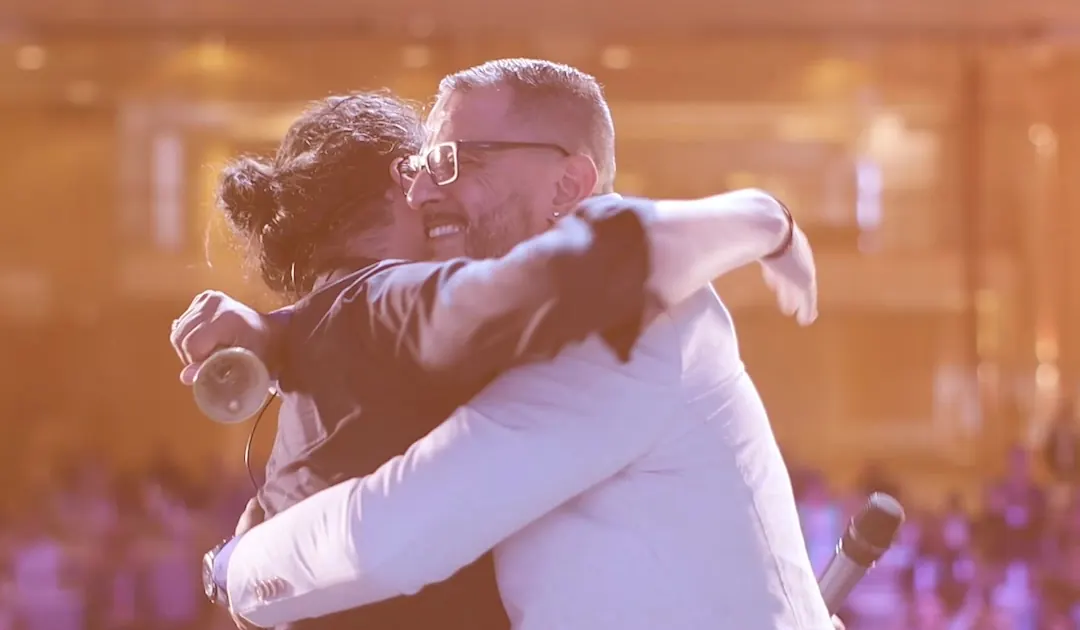
#> input picture the-new-ads-site/silvio-pacheco/img/abraco.webp, 1080 x 630 px
$ python arte02.py ../../../the-new-ads-site/silvio-pacheco/img/abraco.webp ../../../the-new-ads-site/silvio-pacheco/img/fundo-salao.webp out.png ../../../the-new-ads-site/silvio-pacheco/img/fundo-salao.webp
#> lines starting #> are read from the running program, lines starting #| are printed output that depends on the picture; after the words box and inside, x2 and y2 are one past the last pixel; in counts of white or black regions, pixels touching at a corner belong together
import sys, cv2, numpy as np
sys.path.insert(0, sys.argv[4]); from compor import *
from scipy.ndimage import median_filter, uniform_filter1d
orig = cv2.imread(sys.argv[1]).astype(np.float32); F = sys.argv[2]
h, w = orig.shape[:2]
#> h = 630; w = 1080

def tapar_buracos_pequenos(m, limite=400):
    inv = (1 - m).astype(np.uint8)
    n, lab, st, _ = cv2.connectedComponentsWithStats(inv, connectivity=4)
    out = m.copy()
    for i in range(1, n):
        if st[i, cv2.CC_STAT_AREA] < limite: out[lab == i] = 1
    return out
hsv = cv2.cvtColor(orig.astype(np.uint8), cv2.COLOR_BGR2HSV)
#> hsv: shape (630, 1080, 3); mean H, S, V 59.5, 111.6, 182.5
H, Sa, V = hsv[:,:,0].astype(int), hsv[:,:,1].astype(int), hsv[:,:,2].astype(int)
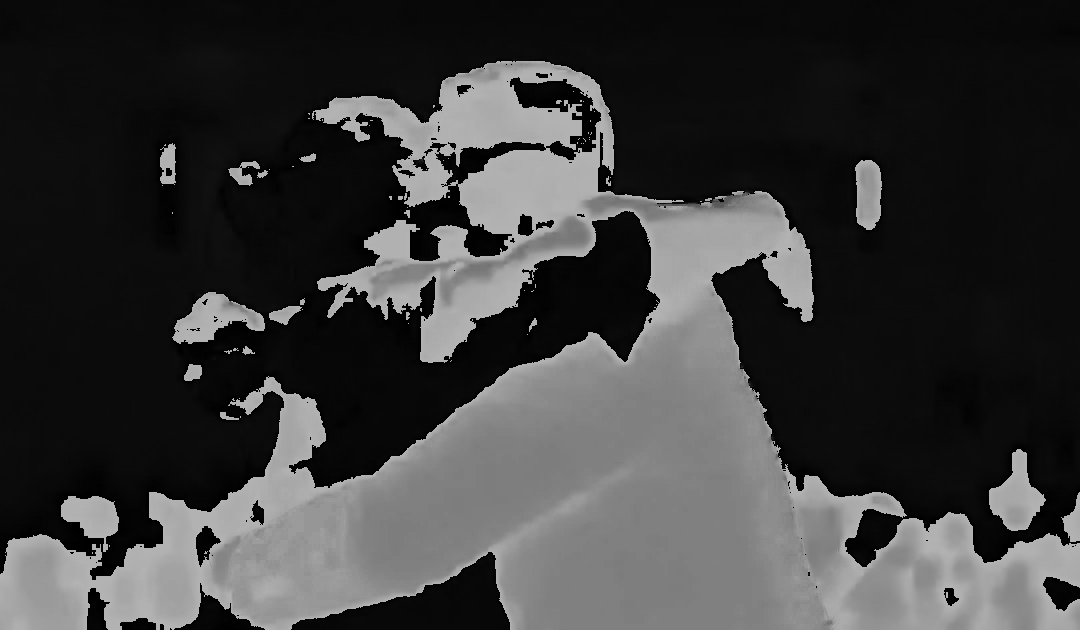
#> H: shape (630, 1080) int64; min 0, max 179, mean 59.5
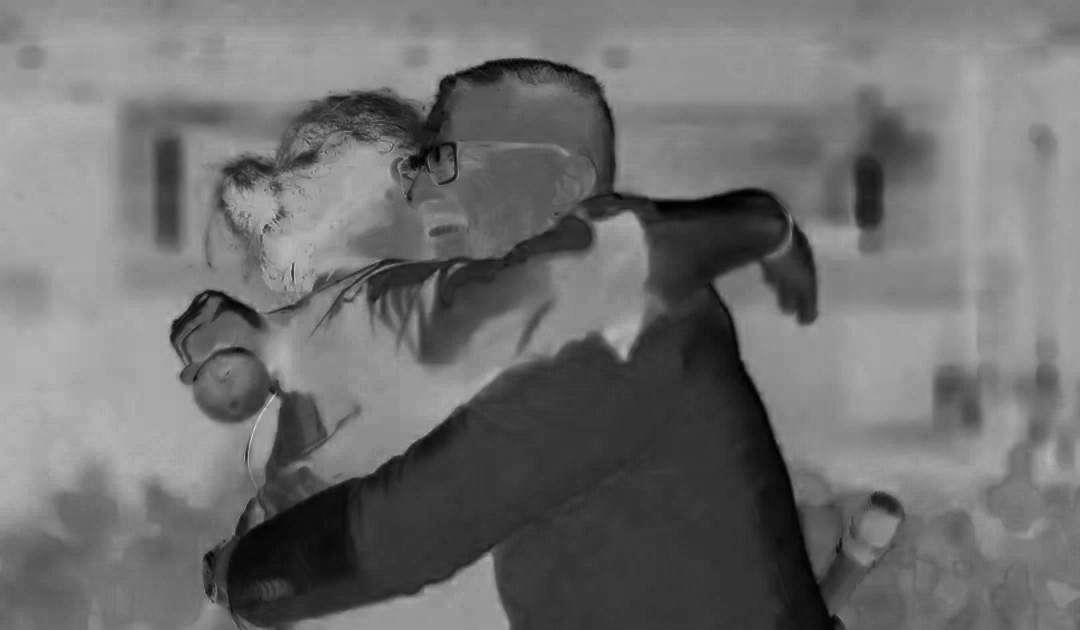
#> Sa: shape (630, 1080) int64; min 0, max 213, mean 111.6
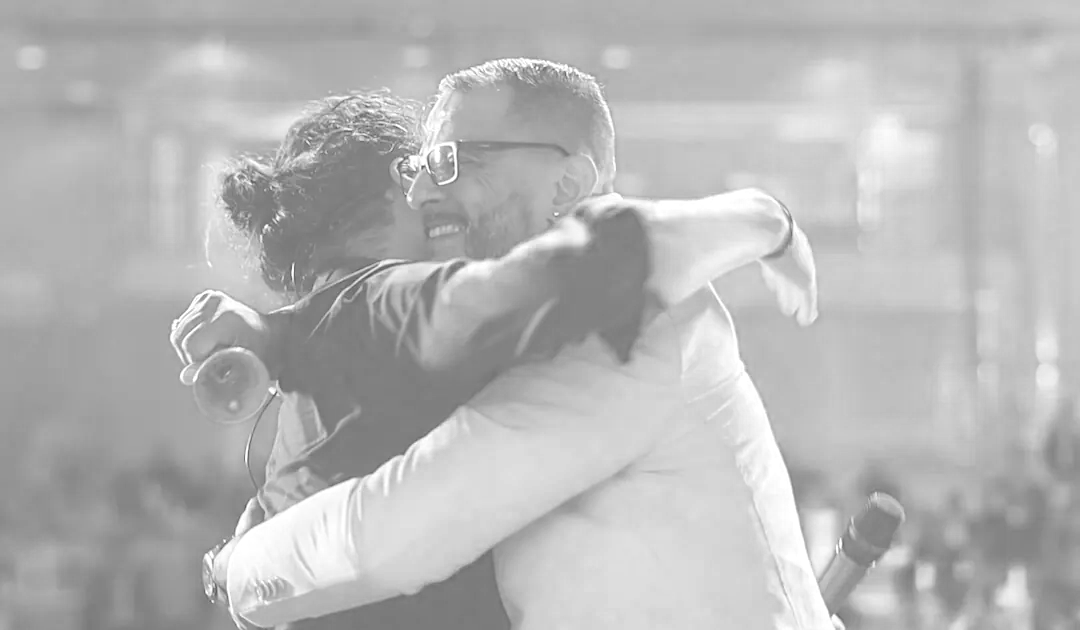
#> V: shape (630, 1080) int64; min 82, max 255, mean 182.5
verm = (((H < 9) | (H > 168)) & (Sa > 120) & (V > 60))
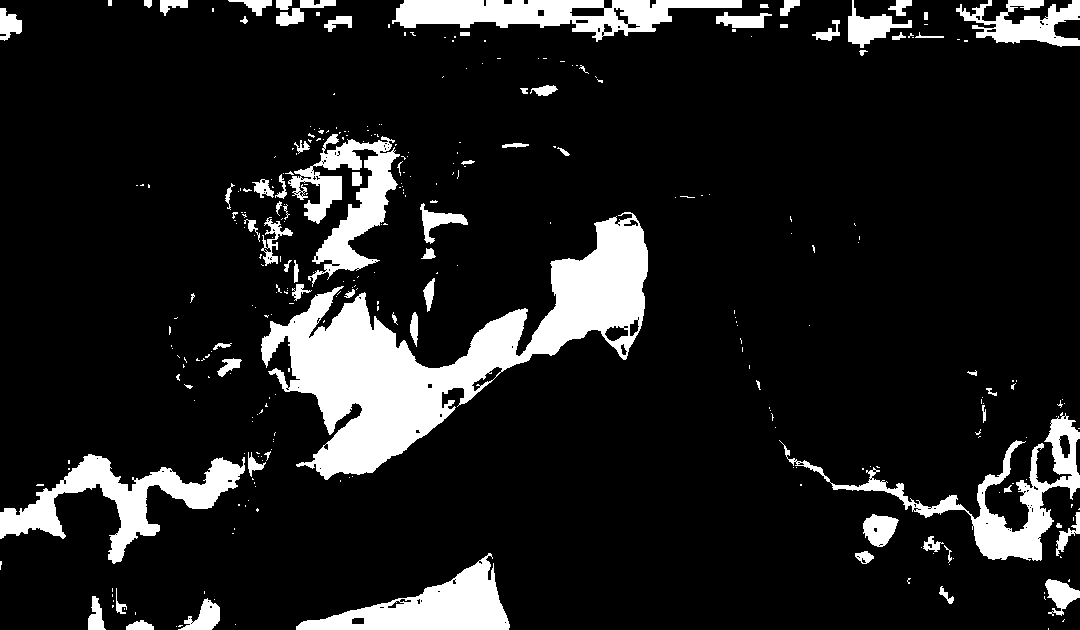
#> verm: shape (630, 1080) bool; 12.4% white; 324 white regions (247 under 20 px), largest, box (x1, y1, x2, y2) and area: (261, 212, 648, 480) 32534, (0, 454, 245, 564) 7985, (779, 412, 1080, 561) 7294
# borda de baixo da fita de cima: entra na fita e desce até 3 px seguidos sem vermelho
topo = np.zeros(w); base = np.zeros(w)
#> after `topo = np.zeros(w)`: topo = 1080 values from 0 to 0
#> after `base = np.zeros(w)`: base = 1080 values from 0 to 0
for x in range(w):
    col = verm[:, x]
    ys = [y for y in range(545, 600) if col[y]]
    y = ys[len(ys)//2] if ys else 590
    gap = 0
    while y < 700 and gap < 3:
        gap = 0 if col[y] else gap + 1; y += 1
    topo[x] = y - 3
#> (the run stopped early here; a loop or call above may not have finished)
